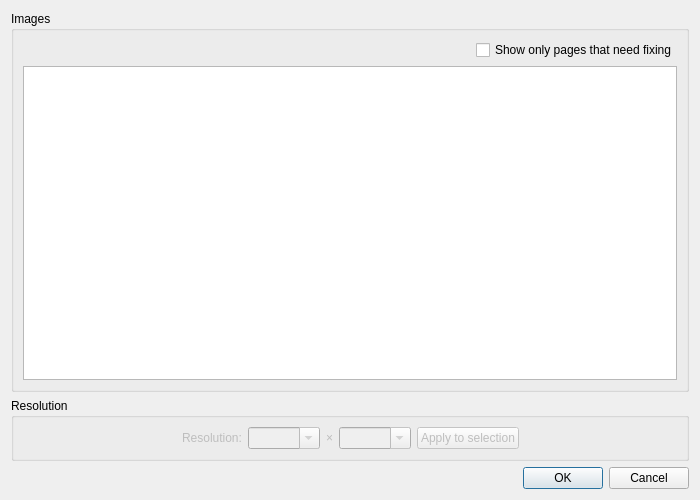
<?xml version="1.0" encoding="UTF-8"?>
<ui version="4.0">
 <class>FixDpiDialog</class>
 <widget class="QDialog" name="FixDpiDialog">
  <property name="geometry">
   <rect>
    <x>0</x>
    <y>0</y>
    <width>700</width>
    <height>500</height>
   </rect>
  </property>
  <property name="windowTitle">
   <string>Fix DPI of All Images</string>
  </property>
  <layout class="QVBoxLayout">
   <item>
    <widget class="QGroupBox" name="imagesGroup">
     <property name="title">
      <string>Images</string>
     </property>
     <layout class="QVBoxLayout" name="imagesLayout">
      <item>
       <layout class="QHBoxLayout" name="imagesHeaderLayout">
        <item>
         <widget class="QLabel" name="imagesSummaryLabel"/>
        </item>
        <item>
         <spacer name="imagesHeaderSpacer">
          <property name="orientation">
           <enum>Qt::Horizontal</enum>
          </property>
          <property name="sizeHint" stdset="0">
           <size>
            <width>0</width>
            <height>0</height>
           </size>
          </property>
         </spacer>
        </item>
        <item>
         <widget class="QCheckBox" name="needFixingOnlyCB">
          <property name="text">
           <string>Show only pages that need fixing</string>
          </property>
         </widget>
        </item>
       </layout>
      </item>
      <item>
       <widget class="QTreeView" name="treeView">
        <property name="editTriggers">
         <set>QAbstractItemView::NoEditTriggers</set>
        </property>
        <property name="selectionMode">
         <enum>QAbstractItemView::ExtendedSelection</enum>
        </property>
        <property name="textElideMode">
         <enum>Qt::ElideMiddle</enum>
        </property>
        <property name="uniformRowHeights">
         <bool>true</bool>
        </property>
        <attribute name="headerVisible">
         <bool>false</bool>
        </attribute>
       </widget>
      </item>
     </layout>
    </widget>
   </item>
   <item>
    <widget class="QGroupBox" name="groupBox">
     <property name="title">
      <string>Resolution</string>
     </property>
     <layout class="QHBoxLayout">
      <item>
       <spacer>
        <property name="orientation">
         <enum>Qt::Horizontal</enum>
        </property>
        <property name="sizeHint" stdset="0">
         <size>
          <width>0</width>
          <height>1</height>
         </size>
        </property>
       </spacer>
      </item>
      <item>
       <widget class="QLabel" name="dpiLabel">
        <property name="enabled">
         <bool>false</bool>
        </property>
        <property name="toolTip">
         <string>Resolution of the images selected in the list (horizontal × vertical).</string>
        </property>
        <property name="text">
         <string>Resolution:</string>
        </property>
       </widget>
      </item>
      <item>
       <widget class="QComboBox" name="xDpi">
        <property name="sizePolicy">
         <sizepolicy hsizetype="Fixed" vsizetype="Fixed">
          <horstretch>0</horstretch>
          <verstretch>0</verstretch>
         </sizepolicy>
        </property>
        <property name="enabled">
         <bool>false</bool>
        </property>
        <property name="editable">
         <bool>true</bool>
        </property>
       </widget>
      </item>
      <item>
       <widget class="QLabel" name="dpiTimesLabel">
        <property name="enabled">
         <bool>false</bool>
        </property>
        <property name="text">
         <string notr="true">×</string>
        </property>
       </widget>
      </item>
      <item>
       <widget class="QComboBox" name="yDpi">
        <property name="sizePolicy">
         <sizepolicy hsizetype="Fixed" vsizetype="Fixed">
          <horstretch>0</horstretch>
          <verstretch>0</verstretch>
         </sizepolicy>
        </property>
        <property name="enabled">
         <bool>false</bool>
        </property>
        <property name="editable">
         <bool>true</bool>
        </property>
       </widget>
      </item>
      <item>
       <widget class="QPushButton" name="applyBtn">
        <property name="enabled">
         <bool>false</bool>
        </property>
        <property name="toolTip">
         <string>Sets this resolution for the images selected in the list.  OK takes over the resolutions of all images.</string>
        </property>
        <property name="text">
         <string>Apply to selection</string>
        </property>
       </widget>
      </item>
      <item>
       <spacer>
        <property name="orientation">
         <enum>Qt::Horizontal</enum>
        </property>
        <property name="sizeHint" stdset="0">
         <size>
          <width>0</width>
          <height>1</height>
         </size>
        </property>
       </spacer>
      </item>
     </layout>
    </widget>
   </item>
   <item>
    <widget class="QDialogButtonBox" name="buttonBox">
     <property name="orientation">
      <enum>Qt::Horizontal</enum>
     </property>
     <property name="standardButtons">
      <set>QDialogButtonBox::Cancel|QDialogButtonBox::Ok</set>
     </property>
    </widget>
   </item>
  </layout>
 </widget>
 <resources>
  <include location="../resources/resources.qrc"/>
 </resources>
 <connections>
  <connection>
   <sender>buttonBox</sender>
   <signal>accepted()</signal>
   <receiver>FixDpiDialog</receiver>
   <slot>accept()</slot>
   <hints>
    <hint type="sourcelabel">
     <x>257</x>
     <y>344</y>
    </hint>
    <hint type="destinationlabel">
     <x>157</x>
     <y>274</y>
    </hint>
   </hints>
  </connection>
  <connection>
   <sender>buttonBox</sender>
   <signal>rejected()</signal>
   <receiver>FixDpiDialog</receiver>
   <slot>reject()</slot>
   <hints>
    <hint type="sourcelabel">
     <x>325</x>
     <y>344</y>
    </hint>
    <hint type="destinationlabel">
     <x>286</x>
     <y>274</y>
    </hint>
   </hints>
  </connection>
 </connections>
</ui>
